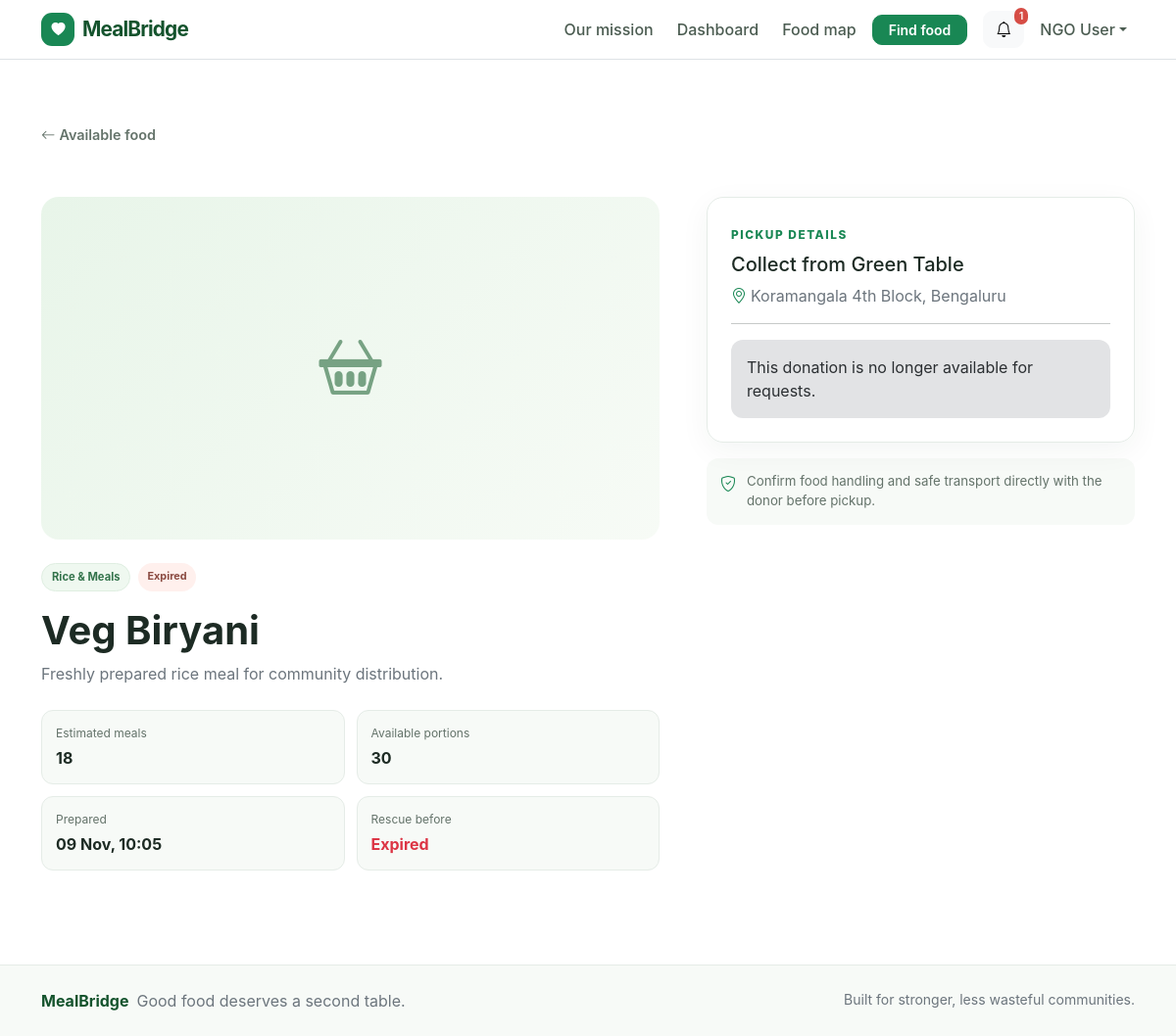
The page /ngo/food/1 (signed in) on the database its author committed.
### models/user.py (models this page shows, shortened)
class User(UserMixin, db.Model):
    __tablename__ = "users"
    id = db.Column(db.Integer, primary_key=True)
    name = db.Column(db.String(120), nullable=False)
    email = db.Column(db.String(120), unique=True, nullable=False, index=True)
    password_hash = db.Column(db.String(255), nullable=False)
    role = db.Column(db.String(20), nullable=False, index=True)
    organization_name = db.Column(db.String(150))
    phone = db.Column(db.String(30))
    address = db.Column(db.Text)
    latitude = db.Column(db.Float)
    longitude = db.Column(db.Float)
    is_verified = db.Column(db.Boolean, nullable=False, default=False)
    is_active = db.Column(db.Boolean, nullable=False, default=True)
    created_at = db.Column(db.DateTime, nullable=False, default=datetime.utcnow)
    donations = db.relationship("FoodDonation", back_populates="donor", lazy=True)
    notifications = db.relationship(
        "Notification", back_populates="user", cascade="all, delete-orphan", lazy=True
    )
    verification = db.relationship(
        "NGOVerification", back_populates="ngo", uselist=False, cascade="all, delete-orphan"
    )
    @property
    def display_name(self):
        return self.organization_name or self.name

### models/donation.py (models this page shows, shortened)
class FoodCategory(db.Model):
    __tablename__ = "food_categories"
    id = db.Column(db.Integer, primary_key=True)
    name = db.Column(db.String(100), unique=True, nullable=False)
    donations = db.relationship("FoodDonation", back_populates="category", lazy=True)

class FoodDonation(db.Model):
    __tablename__ = "food_donations"
    id = db.Column(db.Integer, primary_key=True)
    donor_id = db.Column(db.Integer, db.ForeignKey("users.id"), nullable=False, index=True)
    category_id = db.Column(
        db.Integer, db.ForeignKey("food_categories.id"), nullable=False, index=True
    )
    food_name = db.Column(db.String(150), nullable=False)
    description = db.Column(db.Text)
    quantity = db.Column(db.Integer, nullable=False)
    meals = db.Column(db.Integer, nullable=False)
    image_filename = db.Column(db.String(255))
    preparation_time = db.Column(db.DateTime, nullable=False)
    expiry_time = db.Column(db.DateTime, nullable=False, index=True)
    pickup_address = db.Column(db.Text, nullable=False)
    latitude = db.Column(db.Float)
    longitude = db.Column(db.Float)
    status = db.Column(db.String(20), nullable=False, default="available", index=True)
    created_at = db.Column(db.DateTime, nullable=False, default=datetime.utcnow)
    donor = db.relationship("User", back_populates="donations")
    category = db.relationship("FoodCategory", back_populates="donations")
    pickup_requests = db.relationship("PickupRequest", back_populates="donation", lazy=True)

### routes/ngo.py (the view)
@ngo_bp.route("/food/<int:donation_id>")
@role_required("ngo")
def food_detail(donation_id):
    donation = FoodDonation.query.filter_by(id=donation_id).first_or_404()
    accepted_pickup = PickupRequest.query.filter_by(
        donation_id=donation.id, ngo_id=current_user.id, status="accepted"
    ).first()
    return render_template(
        "food_detail.html",
        donation=donation,
        now=datetime.now(),
        accepted_pickup=accepted_pickup,
    )

### models/user.py (called while the page is built)
@login_manager.user_loader
def load_user(user_id):
    try:
        return db.session.get(User, int(user_id))
    except (TypeError, ValueError):
        return None

### routes/common.py (called while the page is built, shortened)
def role_required(*roles):
    def decorator(view):
        @wraps(view)
        @login_required
        def wrapped(*args, **kwargs):
            if current_user.role not in roles:
                abort(403)
            return view(*args, **kwargs)
        return wrapped
    return decorator

def expire_donations():
    expired = FoodDonation.query.filter(
        FoodDonation.status.in_(("available", "reserved")),
        FoodDonation.expiry_time <= datetime.now(),
    ).all()
    db.session.commit()

### templates/food_detail.html (shortened to what this page needs)
{% extends "base.html" %}
{% block content %}
<section class="container py-4 py-lg-5">
  <a class="back-link" href="{{ url_for('ngo.available_food') }}"><i class="bi bi-arrow-left me-1"></i>Available food</a>
  <div class="row g-4 g-lg-5 mt-1">
    <div class="col-lg-7">
      {% if donation.image_filename %}<img class="detail-image" src="{{ url_for('static', filename='uploads/' ~ donation.image_filename) }}" alt="{{ donation.food_name }}">{% else %}<div class="detail-image detail-placeholder"><i class="bi bi-basket2"></i></div>{% endif %}
      <div class="d-flex flex-wrap gap-2 mt-4"><span class="category-pill">{{ donation.category.name }}</span><span class="status-badge status-{{ donation.status }}">{{ donation.status|title }}</span></div>
      <h1 class="display-6 fw-bold mt-3">{{ donation.food_name }}</h1>
      <p class="text-secondary">{{ donation.description or 'A fresh surplus donation, ready to be shared.' }}</p>
      <div class="detail-facts">
        <div><span>Estimated meals</span><strong>{{ donation.meals }}</strong></div>
        <div><span>Available portions</span><strong>{{ donation.quantity }}</strong></div>
        <div><span>Prepared</span><strong>{{ donation.preparation_time.strftime('%d %b, %H:%M') }}</strong></div>
        <div><span>Rescue before</span><strong data-countdown="{{ donation.expiry_time.strftime('%Y-%m-%dT%H:%M:%S') }}">Loading</strong></div>
      </div>
    </div>
    <div class="col-lg-5">
      <aside class="request-card">
        <span class="eyebrow">Pickup details</span>
        <h2 class="h5 mt-2">Collect from {{ donation.donor.display_name }}</h2>
        <p class="text-secondary"><i class="bi bi-geo-alt text-green me-1"></i>{{ donation.pickup_address }}</p>
        <hr>
        {% if donation.status == 'available' and donation.expiry_time > now %}
          {% if current_user.is_verified %}
            <form method="post" action="{{ url_for('ngo.request_pickup', donation_id=donation.id) }}">
              <input type="hidden" name="_csrf_token" value="{{ csrf_token() }}">
              <label class="form-label" for="quantity">Portions to collect</label>
              <input class="form-control mb-3" id="quantity" name="quantity" type="number" min="1" max="{{ donation.quantity }}" value="{{ donation.quantity }}" required>
              <label class="form-label" for="pickup_date">When can you collect it?</label>
              <input class="form-control mb-3" id="pickup_date" name="pickup_date" type="datetime-local" required>
              <label class="form-label" for="notes">Pickup notes <span class="text-secondary">(optional)</span></label>
              <textarea class="form-control mb-3" id="notes" name="notes" rows="3" maxlength="1000" placeholder="Vehicle, arrival estimate, or coordination notes"></textarea>
              <button class="btn btn-success btn-lg w-100" type="submit">Request this food <i class="bi bi-arrow-right ms-1"></i></button>
            </form>
          {% else %}
            <div class="alert alert-warning mb-0"><i class="bi bi-hourglass-split me-1"></i>Only verified NGOs can request a pickup. Your account is under review.</div>
          {% endif %}
        {% else %}
          <div class="alert alert-secondary mb-0">This donation is no longer available for requests.</div>
        {% endif %}
      </aside>
      <div class="safety-note mt-3"><i class="bi bi-shield-check"></i><span>Confirm food handling and safe transport directly with the donor before pickup.</span></div>
    </div>
  </div>
</section>
{% endblock %}

### templates/base.html (shortened to what this page needs)
<!doctype html>
<html lang="en">
<head>
  <link href="https://cdn.jsdelivr.net/npm/bootstrap@5.3.3/dist/css/bootstrap.min.css" rel="stylesheet">
  <link href="https://cdn.jsdelivr.net/npm/bootstrap-icons@1.11.3/font/bootstrap-icons.min.css" rel="stylesheet">
  <link href="{{ url_for('static', filename='css/style.css') }}" rel="stylesheet">
</head>
<body>
  <nav class="navbar navbar-expand-lg navbar-light bg-white sticky-top border-bottom">
    <div class="container">
      <a class="navbar-brand fw-bold d-flex align-items-center gap-2" href="{{ url_for('auth.home') }}">
        <span class="brand-mark"><i class="bi bi-heart-fill"></i></span>
        MealBridge
      </a>
      <div class="collapse navbar-collapse" id="mainNav">
        <ul class="navbar-nav ms-auto align-items-lg-center gap-lg-2">
          <li class="nav-item"><a class="nav-link" href="{{ url_for('auth.about') }}">Our mission</a></li>
          {% if current_user.is_authenticated %}
            {% if current_user.role == 'donor' %}
              <li class="nav-item"><a class="nav-link" href="{{ url_for('donor.dashboard') }}">Dashboard</a></li>
              <li class="nav-item"><a class="nav-link" href="{{ url_for('map.food_map') }}">Food map</a></li>
              <li class="nav-item"><a class="btn btn-success btn-sm px-3" href="{{ url_for('donor.add_food') }}"><i class="bi bi-plus-lg me-1"></i>Share food</a></li>
            {% elif current_user.role == 'ngo' %}
              <li class="nav-item"><a class="nav-link" href="{{ url_for('ngo.dashboard') }}">Dashboard</a></li>
              <li class="nav-item"><a class="nav-link" href="{{ url_for('map.food_map') }}">Food map</a></li>
              <li class="nav-item"><a class="btn btn-success btn-sm px-3" href="{{ url_for('ngo.available_food') }}">Find food</a></li>
            {% else %}
              <li class="nav-item"><a class="nav-link" href="{{ url_for('admin.dashboard') }}">Admin console</a></li>
            {% endif %}
            <li class="nav-item dropdown ms-lg-2">
              <button class="btn btn-light position-relative" data-bs-toggle="dropdown" aria-label="Notifications">
                <i class="bi bi-bell"></i>
                {% if unread_notification_count %}<span class="notification-dot">{{ unread_notification_count }}</span>{% endif %}
              </button>
            </li>
            <li class="nav-item dropdown">
              <button class="btn btn-link nav-link dropdown-toggle text-decoration-none" data-bs-toggle="dropdown">{{ current_user.name }}</button>
            </li>
          {% else %}
            <li class="nav-item"><a class="nav-link" href="{{ url_for('auth.login') }}">Sign in</a></li>
            <li class="nav-item"><a class="btn btn-success btn-sm px-3" href="{{ url_for('auth.register') }}">Join the network</a></li>
          {% endif %}
        </ul>
      </div>
    </div>
  </nav>
  <main>
    <div class="container pt-3">
    </div>
    {% block content %}{% endblock %}
  </main>
  <footer class="site-footer mt-5">
    <div class="container py-4 d-flex flex-column flex-md-row justify-content-between gap-2">
      <div><strong>MealBridge</strong><span class="text-secondary ms-2">Good food deserves a second table.</span></div>
      <div class="small text-secondary">Built for stronger, less wasteful communities.</div>
    </div>
  </footer>
</body>
</html>

### static/css/style.css (style rules this page uses)
:root { --green: #198754; --green-dark: #14532d; --green-soft: #e8f5e9; --ink: #1d2b24; --muted: #64736a; --line: #e5ece7; --canvas: #f7faf7; --bs-success: #198754; --bs-success-rgb: 25, 135, 84; }
body { color: var(--ink); background: #fff; font-family: Inter, ui-sans-serif, system-ui, -apple-system, "Segoe UI", sans-serif; }
a { color: var(--green-dark); }
.text-green { color: var(--green) !important; }
.navbar { z-index: 1030; }
.navbar-brand { color: var(--green-dark); letter-spacing: -.04em; font-size: 1.3rem; }
.brand-mark { width: 34px; height: 34px; display: grid; place-items: center; border-radius: 11px; color: #fff; background: var(--green); font-size: .88rem; }
.navbar .nav-link { color: #4b5c51; font-weight: 500; }
.btn-success { --bs-btn-bg: var(--green); --bs-btn-border-color: var(--green); --bs-btn-hover-bg: var(--green-dark); --bs-btn-hover-border-color: var(--green-dark); --bs-btn-active-bg: var(--green-dark); }
.btn { border-radius: 10px; font-weight: 600; }
.alert { border: 0; border-radius: 12px; }
.eyebrow { color: var(--green); font-size: .74rem; font-weight: 800; letter-spacing: .13em; text-transform: uppercase; }
.category-pill { color: #33734b; background: #eff8f0; border: 1px solid #dfeee1; border-radius: 50px; padding: 5px 10px; font-size: .7rem; font-weight: 700; }
.site-footer { background: #f7faf7; border-top: 1px solid var(--line); }
.site-footer strong { color: var(--green-dark); }
.notification-dot { position: absolute; top: -4px; right: -5px; padding: 1px 5px; color: #fff; background: #d64d45; border-radius: 20px; font-size: .63rem; }
.status-badge { display: inline-block; border-radius: 30px; padding: 5px 9px; font-size: .68rem; font-weight: 750; text-transform: capitalize; background: #f1f3f1; color: #566158; white-space: nowrap; }
.status-expired, .status-rejected, .status-withdrawn { color: #8b4b42; background: #fff0ed; }
.back-link { color: var(--muted); font-size: .9rem; text-decoration: none; font-weight: 600; }
.detail-image { width: 100%; max-height: 470px; object-fit: cover; border-radius: 18px; }
.detail-placeholder { height: 350px; max-height: none; display: grid; place-items: center; color: #77a283; background: linear-gradient(135deg, #e8f5e9, #f7fbf6); font-size: 4rem; }
.detail-facts { display: grid; grid-template-columns: repeat(2, 1fr); gap: 12px; margin-top: 25px; }
.detail-facts > div { background: #f7faf7; border: 1px solid var(--line); border-radius: 12px; padding: 14px; }
.detail-facts span, .detail-facts strong { display: block; }
.detail-facts span { color: var(--muted); font-size: .75rem; }
.detail-facts strong { margin-top: 4px; }
.request-card { position: sticky; top: 92px; border: 1px solid var(--line); border-radius: 17px; padding: 24px; box-shadow: 0 8px 30px rgba(26, 62, 37, .05); }
.safety-note { display: flex; gap: 11px; color: var(--muted); font-size: .83rem; background: #f7faf7; border-radius: 12px; padding: 14px; }
.safety-note i { color: var(--green); font-size: 1rem; }

### rows shown on the page
User: name "NGO User"
FoodCategory: category.name "Rice & Meals"
FoodDonation: status "Expired", food_name "Veg Biryani", description "Freshly prepared rice meal for community distribution.", meals "18", quantity "30", preparation_time "09 Nov, 10:05", pickup_address "Koramangala 4th Block, Bengaluru"
User: donor.display_name "Green Table"

### other values the page prints
{{ unread_notification_count }} "1"
